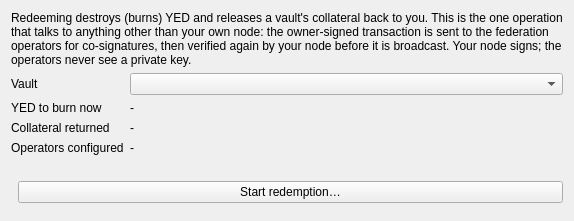
<?xml version="1.0" encoding="UTF-8"?>
<ui version="4.0">
 <class>YellowbackRedeem</class>
 <widget class="QWidget" name="YellowbackRedeem">
  <layout class="QVBoxLayout" name="redeemLayout">
   <item>
    <widget class="QLabel" name="lblRedeemIntro">
     <property name="wordWrap"><bool>true</bool></property>
     <property name="text"><string>Redeeming destroys (burns) YED and releases a vault's collateral back to you. This is the one operation that talks to anything other than your own node: the owner-signed transaction is sent to the federation operators for co-signatures, then verified again by your node before it is broadcast. Your node signs; the operators never see a private key.</string></property>
    </widget>
   </item>
   <item>
    <layout class="QFormLayout" name="redeemForm">
     <item row="0" column="0"><widget class="QLabel" name="r1"><property name="text"><string>Vault</string></property></widget></item>
     <item row="0" column="1"><widget class="QComboBox" name="cmbVault"/></item>
     <item row="1" column="0"><widget class="QLabel" name="r2"><property name="text"><string>YED to burn now</string></property></widget></item>
     <item row="1" column="1"><widget class="QLabel" name="lblBurn"><property name="text"><string>-</string></property></widget></item>
     <item row="2" column="0"><widget class="QLabel" name="r3"><property name="text"><string>Collateral returned</string></property></widget></item>
     <item row="2" column="1"><widget class="QLabel" name="lblCollateral"><property name="text"><string>-</string></property></widget></item>
     <item row="3" column="0"><widget class="QLabel" name="r4"><property name="text"><string>Operators configured</string></property></widget></item>
     <item row="3" column="1"><widget class="QLabel" name="lblOperators"><property name="text"><string>-</string></property></widget></item>
    </layout>
   </item>
   <item>
    <widget class="QLabel" name="lblRedeemHint"><property name="text"><string/></property><property name="wordWrap"><bool>true</bool></property><property name="styleSheet"><string notr="true">QLabel { color: #a33; }</string></property></widget>
   </item>
   <item>
    <layout class="QHBoxLayout" name="redeemButtons">
     <item><spacer name="redeemSpacerH"><property name="orientation"><enum>Qt::Horizontal</enum></property></spacer></item>
     <item><widget class="QPushButton" name="btnStart"><property name="text"><string>Start redemption…</string></property></widget></item>
    </layout>
   </item>
   <item>
    <spacer name="redeemSpacer"><property name="orientation"><enum>Qt::Vertical</enum></property></spacer>
   </item>
  </layout>
 </widget>
 <resources/>
 <connections/>
</ui>
